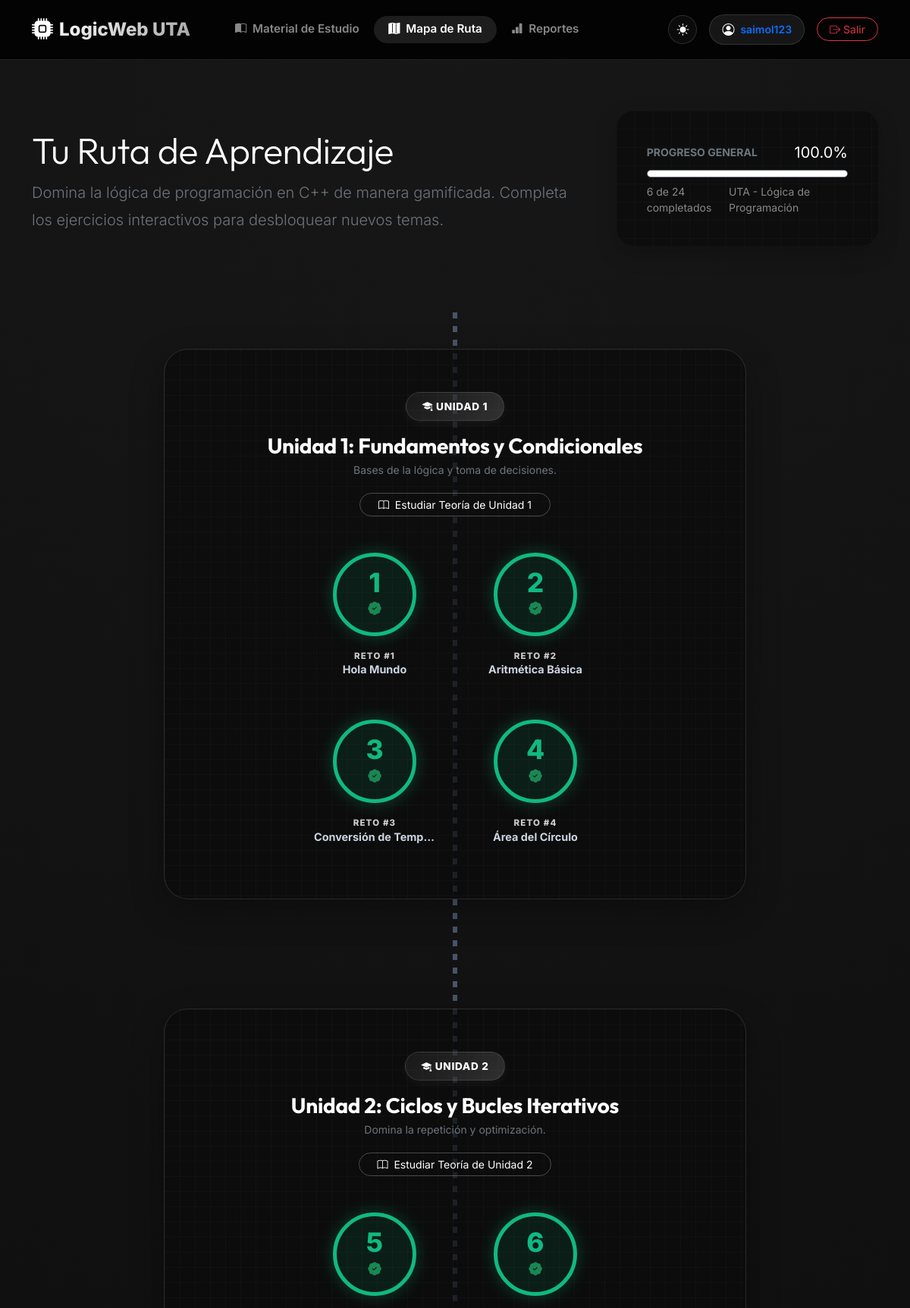
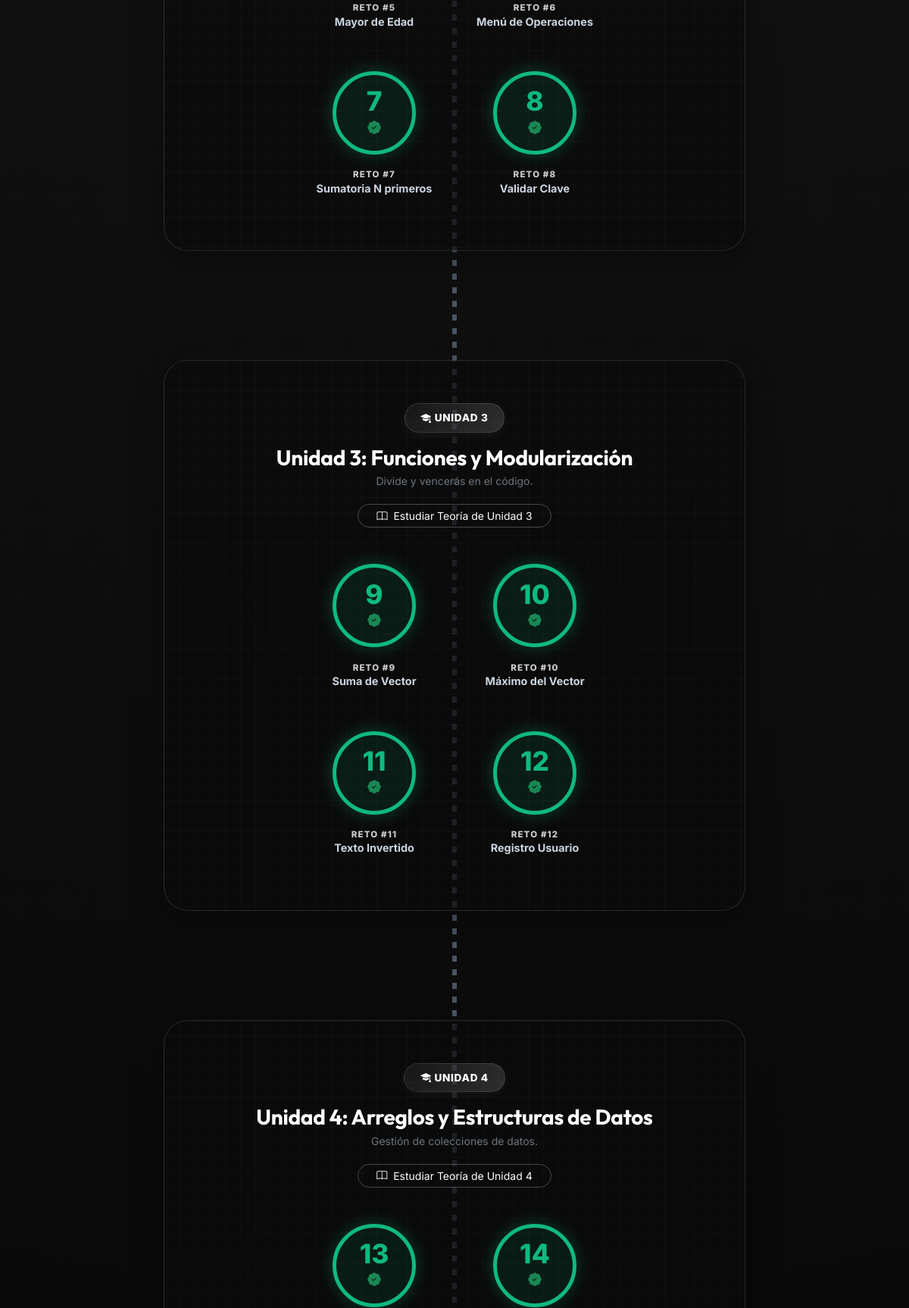
Page /theory/path (signed in, upper part) on the committed database (2 pictures, top to bottom).
### app/infrastructure/database/models.py (models this page shows, shortened)
class UserModel(db.Model):
    __tablename__ = 'usuarios'
    id = db.Column(db.Integer, primary_key=True, autoincrement=True)
    username = db.Column(db.String(80), unique=True, nullable=False)
    email = db.Column(db.String(120), unique=True, nullable=False)
    password_hash = db.Column(db.String(256), nullable=False)
    fecha_registro = db.Column(db.DateTime, default=datetime.utcnow)
    def to_domain(self) -> Usuario:
        return Usuario(
            id=self.id,
            username=self.username,
            email=self.email,
            password_hash=self.password_hash,
            fecha_registro=self.fecha_registro
        )

class ExerciseModel(db.Model):
    __tablename__ = 'ejercicios'
    id = db.Column(db.Integer, primary_key=True, autoincrement=True)
    unidad_id = db.Column(db.Integer, nullable=False)
    titulo = db.Column(db.String(200), nullable=False)
    descripcion_caso_real = db.Column(db.Text, nullable=False)
    pseudocodigo = db.Column(db.Text, nullable=False)
    codigo_fuente_cpp = db.Column(db.Text, nullable=True) # Código real C++ para mostrar al estudiante
    diagrama_ruta = db.Column(db.String(255), nullable=False)
    ruta_binario_cpp = db.Column(db.String(255), nullable=False)
    def to_domain(self) -> Ejercicio:
        return Ejercicio(
            id=self.id,
            unidad_id=self.unidad_id,
            titulo=self.titulo,
            descripcion_caso_real=self.descripcion_caso_real,
            pseudocodigo=self.pseudocodigo,
            diagrama_ruta=self.diagrama_ruta,
            ruta_binario_cpp=self.ruta_binario_cpp,
            codigo_fuente_cpp=self.codigo_fuente_cpp
        )

### app/infrastructure/web/theory.py (the view)
@theory_bp.route('/path')
@login_required
def learning_path():
    ejercicio_repo = SqliteEjercicioRepository()
    intento_repo = SqliteIntentoRepository()
    stats_use_case = ObtenerEstadisticasUsuarioUseCase(intento_repo, ejercicio_repo)
    estadisticas = stats_use_case.ejecutar(g.usuario.id)
    ejercicios = ejercicio_repo.obtener_todos()
    unidades_data = [
        {
            "id": 1,
            "titulo": "Unidad 1: Fundamentos y Condicionales",
            "descripcion": "Bases de la lógica y toma de decisiones."
        },
        {
            "id": 2,
            "titulo": "Unidad 2: Ciclos y Bucles Iterativos",
            "descripcion": "Domina la repetición y optimización."
        },
        {
            "id": 3,
            "titulo": "Unidad 3: Funciones y Modularización",
            "descripcion": "Divide y vencerás en el código."
        },
        {
            "id": 4,
            "titulo": "Unidad 4: Arreglos y Estructuras de Datos",
            "descripcion": "Gestión de colecciones de datos."
        },
        {
            "id": 5,
            "titulo": "Unidad 5: Punteros y Gestión de Memoria",
            "descripcion": "Control total sobre el hardware."
        },
        {
            "id": 6,
            "titulo": "Unidad 6: Programación Orientada a Objetos",
            "descripcion": "Modelando el mundo real con C++."
        }
    ]
    mapa_unidades = []
    for u in unidades_data:
        ejercicios_unidad = [e for e in ejercicios if e.unidad_id == u["id"]]
        mapa_unidades.append({
            "id": u["id"],
            "titulo": u["titulo"],
            "descripcion": u["descripcion"],
            "ejercicios": ejercicios_unidad,
            "completados": estadisticas["progreso_unidades"][u["id"]]["completados"],
            "total": estadisticas["progreso_unidades"][u["id"]]["total"]
        })
    mapa_ruta = {
        "unidades": mapa_unidades,
        "progreso_general": estadisticas["progreso_porcentaje"],
        "ejercicios_resueltos": list(estadisticas["progreso_unidades"]) # Lista de IDs resueltos
    }
    intentos = intento_repo.obtener_por_usuario(g.usuario.id)
    ejercicios_completados = {i.ejercicio_id for i in intentos if i.estado_oj == "AC"}
    return render_template(
        'theory/path.html',
        mapa=mapa_ruta,
        ejercicios_completados=ejercicios_completados
    )

### app/domain/entities.py (called while the page is built)
    def validar_entidad(self) -> None:
        if not self.username or len(self.username.strip()) < 3:
            raise IntentoInvalido("El nombre de usuario debe tener al menos 3 caracteres.")
        patron_email = r"^[\w\.-]+@[\w\.-]+\.\w+$"
        if not self.email or not re.match(patron_email, self.email):
            raise IntentoInvalido("El formato del correo electrónico ingresado es inválido.")

    def validar_entidad(self) -> None:
        if not self.titulo or len(self.titulo.strip()) == 0:
            raise IntentoInvalido("El título del ejercicio es requerido.")
        if self.unidad_id <= 0:
            raise IntentoInvalido("El ejercicio debe estar asignado a una Unidad válida.")
        if not self.ruta_binario_cpp or len(self.ruta_binario_cpp.strip()) == 0:
            raise IntentoInvalido("La ruta del ejecutable C++ es requerida para procesar subprocesos.")

    def validar_entidad(self) -> None:
        if self.estado_oj not in self.ESTADOS_VALIDOS:
            raise IntentoInvalido(f"El veredicto del juez '{self.estado_oj}' es desconocido en el dominio.")
        if self.usuario_id <= 0:
            raise IntentoInvalido("El intento debe estar asociado a un usuario real.")
        if self.ejercicio_id <= 0:
            raise IntentoInvalido("El intento debe estar asociado a un ejercicio existente.")

### app/infrastructure/database/models.py (called while the page is built)
    def to_domain(self) -> Intento:
        try:
            inputs = json.loads(self.datos_ingresados_json)
        except Exception:
            inputs = {}
        return Intento(
            id=self.id,
            usuario_id=self.usuario_id,
            ejercicio_id=self.ejercicio_id,
            datos_ingresados=inputs,
            resultado_obtenido=self.resultado_obtenido,
            estado_oj=self.estado_oj,
            fecha_intento=self.fecha_intento
        )

### app/infrastructure/database/repositories.py (called while the page is built)
    def obtener_por_id(self, usuario_id: int) -> Optional[Usuario]:
        model = UserModel.query.get(usuario_id)
        return model.to_domain() if model else None

    def obtener_todos(self) -> List[Ejercicio]:
        models = ExerciseModel.query.all()
        return [m.to_domain() for m in models]

    def obtener_por_usuario(self, usuario_id: int) -> List[Intento]:
        models = AttemptModel.query.filter_by(usuario_id=usuario_id)\
                                   .order_by(AttemptModel.fecha_intento.desc())\
                                   .all()
        return [m.to_domain() for m in models]

### app/templates/theory/path.html (shortened to what this page needs)
{% extends 'base.html' %}
{% block content %}
<div class="container my-4">
    <div class="row mb-5 align-items-center">
        <div class="col-lg-8">
            <h1 class="text-white display-5 mb-2 fw-extrabold">Tu Ruta de Aprendizaje</h1>
            <p class="text-secondary lead">Domina la lógica de programación en C++ de manera gamificada. Completa los ejercicios interactivos para desbloquear nuevos temas.</p>
        </div>
        <div class="col-lg-4 text-lg-end">
            <div class="card card-glass text-start py-3 px-4 border-0">
                <div class="d-flex justify-content-between align-items-center mb-2">
                    <span class="text-secondary small fw-bold">PROGRESO GENERAL</span>
                    <span class="text-accent fw-extrabold fs-5">{{ mapa.progreso_general }}%</span>
                </div>
                <div class="progress bg-dark border border-secondary border-opacity-35" style="height: 10px; border-radius: 5px;">
                    <div class="progress-bar bg-accent" role="progressbar" style="width: {{ mapa.progreso_general }}%; box-shadow: 0 0 10px rgba(124,58,237,0.7);" aria-valuenow="{{ mapa.progreso_general }}" aria-valuemin="0" aria-valuemax="100"></div>
                </div>
                <div class="mt-2 text-muted small d-flex justify-content-between">
                    <span>{{ mapa.ejercicios_resueltos|length }} de 24 completados</span>
                    <span>UTA - Lógica de Programación</span>
                </div>
            </div>
        </div>
    </div>
    <div class="learning-path-container">
        <div class="path-line"></div>
        {% for unidad in mapa.unidades %}
        <div class="unit-node text-center mb-5 animate-pulse">
            <div class="unit-badge-header">
                <i class="bi bi-mortarboard-fill me-1"></i> Unidad {{ unidad.id }}
            </div>
            <h3 class="text-white fw-bold mb-1">{{ unidad.titulo }}</h3>
            <p class="text-secondary small mx-auto" style="max-width: 600px;">{{ unidad.descripcion }}</p>
            <a href="{{ url_for('theory.unit_details', unit_id=unidad.id) }}" class="btn btn-outline-light btn-sm rounded-pill px-4 mt-1 border-secondary text-secondary hover-white">
                <i class="bi bi-book me-1"></i> Estudiar Teoría de Unidad {{ unidad.id }}
            </a>
            <div class="exercises-connector">
                {% for ej in unidad.ejercicios %}
                    {% set es_completado = ej.id in ejercicios_completados %}
                    {% set es_activo = not es_completado %}
                    {% set class_node = "" %}
                    {% if es_completado %}
                        {% set class_node = "completed" %}
                    {% elif es_activo %}
                        {% set class_node = "active-node" %}
                    {% endif %}
                    <div class="d-flex flex-column align-items-center text-center">
                        <a href="{{ url_for('interactive.view_interactive', ejercicio_id=ej.id) }}" class="exercise-circle-node {{ class_node }}" title="Resolver interactivo para {{ ej.titulo }}">
                            <span class="node-number">{{ ej.id }}</span>
                            <span class="node-status-icon">
                                {% if es_completado %}
                                    <i class="bi bi-patch-check-fill text-success"></i>
                                {% elif es_activo %}
                                    <i class="bi bi-play-circle-fill text-accent"></i>
                                {% else %}
                                    <i class="bi bi-lock-fill text-muted"></i>
                                {% endif %}
                            </span>
                        </a>
                        <span class="node-label">
                            <span class="d-block text-white-50 small mb-0.5" style="letter-spacing: 0.1em;">RETO #{{ ej.id }}</span>
                            <span class="d-block text-truncate mx-auto fw-bold" style="max-width: 160px; font-size: 0.9rem;">
                                {{ ej.titulo.split(': ')[1] if ': ' in ej.titulo else ej.titulo }}
                            </span>
                        </span>
                    </div>
                {% endfor %}
            </div>
        </div>
        {% endfor %}
    </div>
</div>
{% endblock %}

### app/templates/base.html (shortened to what this page needs)
<!DOCTYPE html>
<html lang="es">
<head>
    <link href="https://cdn.jsdelivr.net/npm/bootstrap@5.3.2/dist/css/bootstrap.min.css" rel="stylesheet">
    <link rel="stylesheet" href="https://cdn.jsdelivr.net/npm/bootstrap-icons@1.11.2/font/bootstrap-icons.min.css">
    <link rel="stylesheet" href="{{ url_for('static', filename='css/custom.css') }}">
</head>
<body>
    <nav class="navbar navbar-expand-lg sticky-top navbar-glass">
        <div class="container">
            <a class="navbar-brand d-flex align-items-center" href="{{ url_for('index') }}" id="nav-brand-logo">
                <i class="bi bi-cpu-fill text-accent me-2 fs-3 animate-pulse"></i>
                <span class="brand-text">LogicWeb <span class="text-accent">UTA</span></span>
            </a>
            {% if g.usuario %}
            <div class="collapse navbar-collapse" id="navbarContent">
                <ul class="navbar-nav me-auto mb-2 mb-lg-0 ms-lg-4">
                    <li class="nav-item">
                        <a class="nav-link {% if request.endpoint == 'theory.study_material' %}active{% endif %}" href="{{ url_for('theory.study_material') }}" id="nav-study-material">
                            <i class="bi bi-book-half me-1"></i> Material de Estudio
                        </a>
                    </li>
                    <li class="nav-item">
                        <a class="nav-link {% if request.endpoint == 'theory.learning_path' %}active{% endif %}" href="{{ url_for('theory.learning_path') }}" id="nav-learning-path">
                            <i class="bi bi-map-fill me-1"></i> Mapa de Ruta
                        </a>
                    </li>
                    <li class="nav-item">
                        <a class="nav-link {% if request.endpoint == 'reports.dashboard' %}active{% endif %}" href="{{ url_for('reports.dashboard') }}" id="nav-dashboard">
                            <i class="bi bi-bar-chart-fill me-1"></i> Reportes
                        </a>
                    </li>
                </ul>
                <div class="d-flex align-items-center gap-3">
                    <button id="theme-toggle-btn" class="btn btn-glass-secondary rounded-circle p-0 d-flex align-items-center justify-content-center" style="width: 38px; height: 38px;" title="Cambiar Tema (Claro/Oscuro)">
                        <i id="theme-toggle-icon" class="bi bi-sun-fill text-warning"></i>
                    </button>
                    <a href="{{ url_for('auth.profile') }}" class="user-badge px-3 py-1.5 rounded-pill d-flex align-items-center text-decoration-none hover-border-accent" title="Configuración de Perfil" id="nav-user-profile-link">
                        <i class="bi bi-person-circle text-accent me-2"></i>
                        <span class="fw-semibold small" id="nav-username">{{ g.usuario.username }}</span>
                    </a>
                    <a href="{{ url_for('auth.logout') }}" class="btn btn-outline-danger btn-sm rounded-pill px-3" id="nav-logout-btn">
                        <i class="bi bi-box-arrow-right"></i> Salir
                    </a>
                </div>
            </div>
            {% endif %}
        </div>
    </nav>
    <main class="py-4" id="main-content-area">
        {% block content %}{% endblock %}
    </main>
</body>
</html>

### rows in the picture
UserModel: usuario.username "saimol123"
ExerciseModel: id "1", titulo "Hola Mundo"
ExerciseModel: id "2", titulo "Aritmética Básica"
ExerciseModel: id "3", titulo "Conversión de Temp…"
ExerciseModel: id "4", titulo "Área del Círculo"
ExerciseModel: id "5", titulo "Mayor de Edad"
ExerciseModel: id "6", titulo "Menú de Operaciones"
ExerciseModel: id "7", titulo "Sumatoria N primeros"
ExerciseModel: id "8", titulo "Validar Clave"
ExerciseModel: id "9", titulo "Suma de Vector"
ExerciseModel: id "10", titulo "Máximo del Vector"
ExerciseModel: id "11", titulo "Texto Invertido"
ExerciseModel: id "12", titulo "Registro Usuario"
ExerciseModel: id "13"
ExerciseModel: id "14"

### other values in the picture
{{ mapa.progreso_general }} "100.0"
{{ mapa.ejercicios_resueltos|length }} "6"
{{ unidad.id }} "1" "2" "3" "4"
{{ unidad.titulo }} "Unidad 1: Fundamentos y Condicionales" "Unidad 2: Ciclos y Bucles Iterativos" "Unidad 3: Funciones y Modularización" "Unidad 4: Arreglos y Estructuras de Datos"
{{ unidad.descripcion }} "Bases de la lógica y toma de decisiones." "Domina la repetición y optimización." "Divide y vencerás en el código." "Gestión de colecciones de datos."
